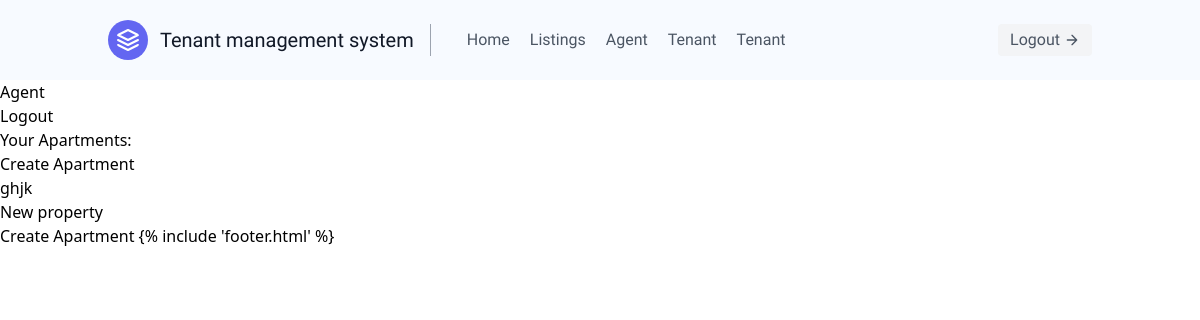
Before: /agent_home/ (signed in) with the older database file.
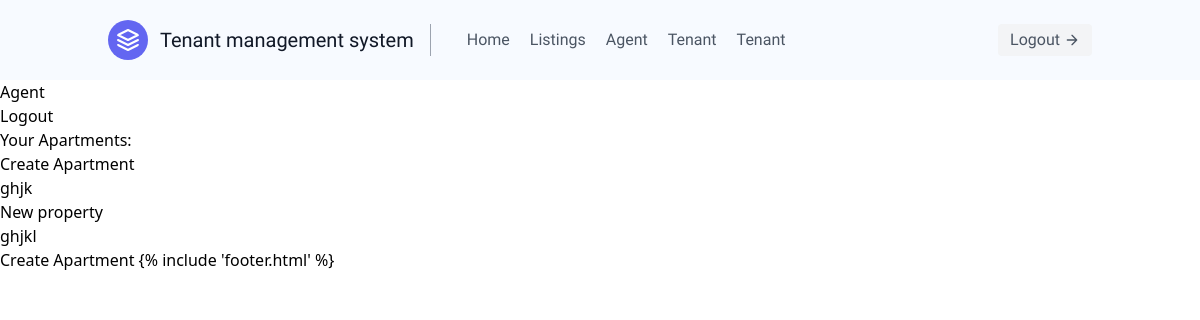
After: the same page with the newer database file.
### users/models.py (models this page shows)
class Property(models.Model):
    name = models.CharField(max_length=50)
    location = models.CharField(max_length=50)
    image = models.ImageField(default='default.jpg', blank=True, null=True)
    price = models.DecimalField(max_digits=10, decimal_places=2)
    description = models.TextField()
    agent = models.ForeignKey(Agent, on_delete=models.CASCADE)
    def __str__(self):
        return self.name

### users/views.py (the view)
# urls.py: path('agent_home/',views.agent_home,name="agent_home"),
@login_required
@agent_required
def agent_home(request):
    apartment = Property.objects.filter(agent=request.user.agent)
    print(apartment)
    context={'apartment':apartment}
    return render(request,'users/agent_home.html',context)

### users/templates/users/agent_home.html
{% extends 'main.html' %} {% block content %}
<h1>Agent</h1>
<button>
  <a href="{% url 'logout' %}">Logout</a>
</button>
<ul>
  <h2>Your Apartments:</h2>
  <button type="button">
    <a href="{% url 'create_property' %}">Create Apartment</a>
  </button>
  <ul>
    {% for property in apartment %}
    <li>
      <a href="{% url 'property_details' property.id %}">{{ property.name }}</a>
    </li>
    {% endfor %}
  </ul>
</ul>
<button>
  <a href="{% url 'create_property' %}">Create Apartment</a>
</button>
{% endblock %}

Changed rows visible on the page:
added Property: name "ghjkl"
